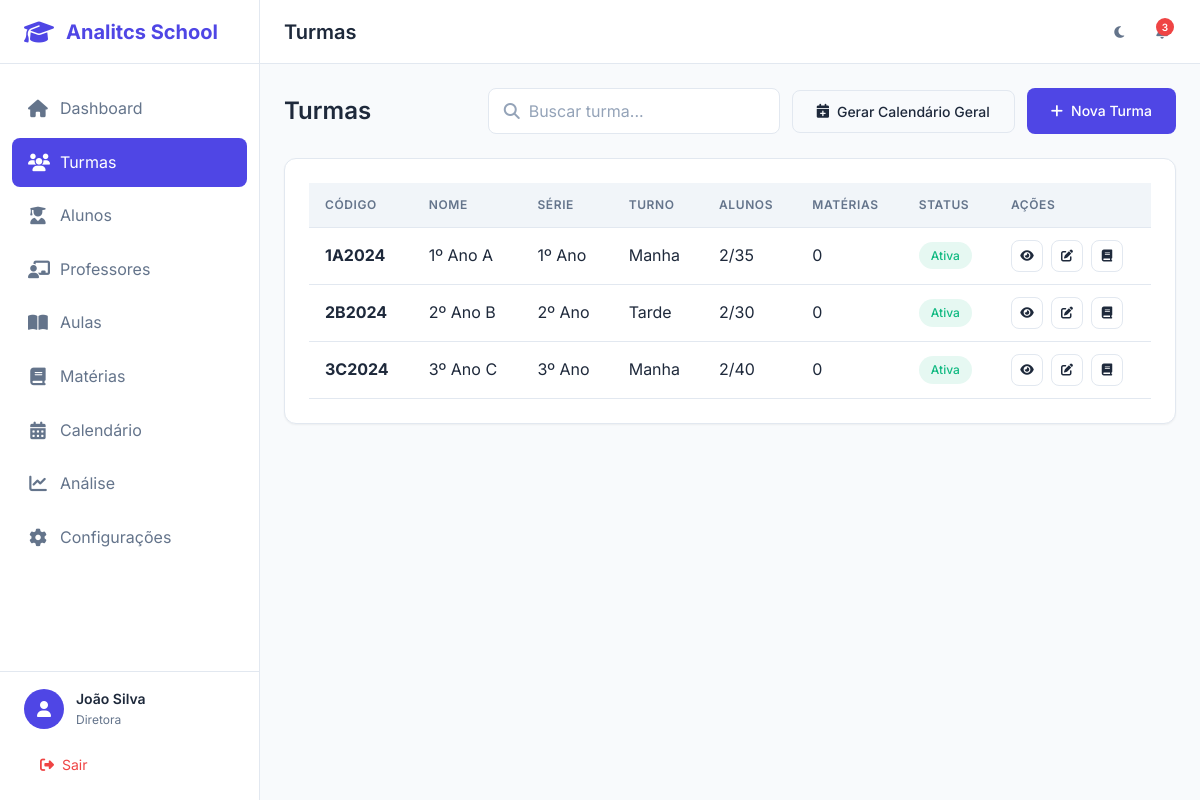
Before: /turmas/ (signed in) with the older database file.
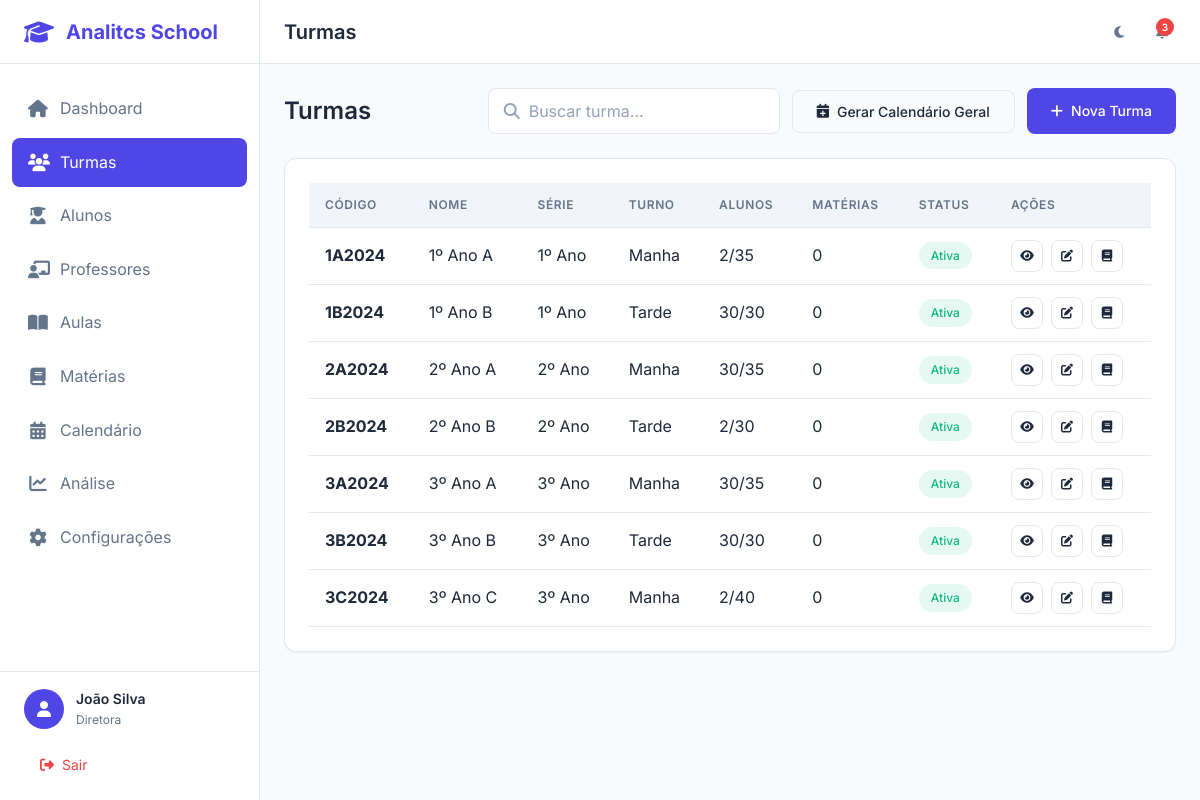
After: the same page with the newer database file.
### app/models/usuario.py (models this page shows, shortened)
class Usuario(UserMixin, db.Model):
    __tablename__ = 'usuarios'
    id = db.Column(db.Integer, primary_key=True)
    nome = db.Column(db.String(100), nullable=False)
    email = db.Column(db.String(120), unique=True, nullable=False, index=True)
    senha_hash = db.Column(db.String(256), nullable=False)
    tipo = db.Column(db.String(20), nullable=False, default='professor')
    avatar = db.Column(db.String(255), nullable=True)
    telefone = db.Column(db.String(20), nullable=True)
    tema = db.Column(db.String(10), default='light')
    ativo = db.Column(db.Boolean, default=True)
    criado_em = db.Column(db.DateTime, default=datetime.utcnow)
    atualizado_em = db.Column(db.DateTime, default=datetime.utcnow, onupdate=datetime.utcnow)
    ultimo_acesso = db.Column(db.DateTime, nullable=True)
    professor = db.relationship('Professor', backref='usuario', uselist=False, lazy=True)
    def tem_permissao(self, permissoes):
        return self.tipo in permissoes

### app/models/turma.py (models this page shows, shortened)
class Turma(db.Model):
    __tablename__ = 'turmas'
    id = db.Column(db.Integer, primary_key=True)
    nome = db.Column(db.String(50), nullable=False)
    codigo = db.Column(db.String(20), unique=True, nullable=False, index=True)
    serie = db.Column(db.String(30), nullable=False)
    ano_letivo = db.Column(db.Integer, nullable=False)
    turno = db.Column(db.String(20), nullable=False)
    capacidade_maxima = db.Column(db.Integer, default=40)
    descricao = db.Column(db.Text, nullable=True)
    ativa = db.Column(db.Boolean, default=True)
    criado_em = db.Column(db.DateTime, default=datetime.utcnow)
    atualizado_em = db.Column(db.DateTime, default=datetime.utcnow, onupdate=datetime.utcnow)
    aulas = db.relationship('Aula', backref='turma', lazy='dynamic')
    materias = db.relationship('Materia', secondary='turma_materias',
                               backref=db.backref('turmas', lazy='dynamic'))
    def total_alunos(self):
        return self.alunos.count()

### app/controllers/turmas_controller.py (the view)
@turmas_bp.route('/')
@login_required
def index():
    page = request.args.get('page', 1, type=int)
    busca = request.args.get('busca', '')
    query = Turma.query
    if busca:
        query = query.filter(
            Turma.nome.ilike(f'%{busca}%') |
            Turma.codigo.ilike(f'%{busca}%')
        )
    turmas = query.order_by(Turma.nome).paginate(
        page=page, per_page=20, error_out=False
    )
    return render_template('turmas/index.html', turmas=turmas, busca=busca)

### app/models/usuario.py (called while the page is built)
@login_manager.user_loader
def load_user(user_id):
    return Usuario.query.get(int(user_id))

### app/templates/turmas/index.html (shortened to what this page needs)
{% extends "base.html" %}
{% block page_title %}Turmas{% endblock %}
{% block content %}
<div class="list-header">
    <h2 class="list-title">Turmas</h2>
    <div class="list-actions">
        <div class="search-box">
            <i class="fas fa-search"></i>
            <input type="text" class="form-control" placeholder="Buscar turma..." id="searchInput" value="{{ busca }}">
        </div>
        {% if current_user.tem_permissao(['diretora', 'coordenacao']) %}
        <form method="POST" action="{{ url_for('turmas.gerar_calendario_todas') }}" style="display: inline;">
            <button type="submit" class="btn btn-outline" onclick="return confirm('Gerar calendário para todas as turmas ativas?')">
                <i class="fas fa-calendar-plus"></i>
                Gerar Calendário Geral
            </button>
        </form>
        <a href="{{ url_for('turmas.novo') }}" class="btn btn-primary">
            <i class="fas fa-plus"></i>
            Nova Turma
        </a>
        {% endif %}
    </div>
</div>
<div class="card">
    <div class="card-body">
        {% if turmas.items %}
        <div class="table-container">
            <table class="table">
                <thead>
                    <tr>
                        <th>Código</th>
                        <th>Nome</th>
                        <th>Série</th>
                        <th>Turno</th>
                        <th>Alunos</th>
                        <th>Matérias</th>
                        <th>Status</th>
                        <th>Ações</th>
                    </tr>
                </thead>
                <tbody>
                    {% for turma in turmas.items %}
                    <tr>
                        <td><strong>{{ turma.codigo }}</strong></td>
                        <td>{{ turma.nome }}</td>
                        <td>{{ turma.serie }}</td>
                        <td>{{ turma.turno|capitalize }}</td>
                        <td>{{ turma.total_alunos() }}/{{ turma.capacidade_maxima }}</td>
                        <td>{{ turma.materias|length }}</td>
                        <td>
                            {% if turma.ativa %}
                            <span class="badge badge-success">Ativa</span>
                            {% else %}
                            <span class="badge badge-danger">Inativa</span>
                            {% endif %}
                        </td>
                        <td class="table-actions">
                            <a href="{{ url_for('turmas.detalhe', id=turma.id) }}" class="btn btn-icon btn-sm btn-outline" title="Ver detalhes">
                                <i class="fas fa-eye"></i>
                            </a>
                            {% if current_user.tem_permissao(['diretora', 'coordenacao']) %}
                            <a href="{{ url_for('turmas.editar', id=turma.id) }}" class="btn btn-icon btn-sm btn-outline" title="Editar">
                                <i class="fas fa-edit"></i>
                            </a>
                            <a href="{{ url_for('turmas.materias', id=turma.id) }}" class="btn btn-icon btn-sm btn-outline" title="Matérias">
                                <i class="fas fa-book"></i>
                            </a>
                            {% endif %}
                        </td>
                    </tr>
                    {% endfor %}
                </tbody>
            </table>
        </div>
        {% endif %}
    </div>
</div>
{% endblock %}

### app/templates/base.html (shortened to what this page needs)
<!DOCTYPE html>
<html lang="pt-BR" data-theme="light">
<head>
    <link rel="stylesheet" href="https://cdnjs.cloudflare.com/ajax/libs/font-awesome/6.5.1/css/all.min.css">
    <link rel="stylesheet" href="{{ url_for('static', filename='css/main.css') }}">
    <link rel="stylesheet" href="{{ url_for('static', filename='css/components.css') }}">
    <link rel="stylesheet" href="{{ url_for('static', filename='css/responsive.css') }}">
</head>
<body {% if not current_user.is_authenticated %}class="auth-mode"{% endif %}>
    {% if current_user.is_authenticated %}
    <aside class="sidebar" id="sidebar">
        <div class="sidebar-header">
            <div class="logo">
                <i class="fas fa-graduation-cap"></i>
                <span>Analitcs School</span>
            </div>
        </div>
        <nav class="sidebar-nav">
            <ul>
                <li class="nav-item {% if request.endpoint == 'dashboard.index' %}active{% endif %}">
                    <a href="{{ url_for('dashboard.index') }}">
                        <i class="fas fa-home"></i>
                        <span>Dashboard</span>
                    </a>
                </li>
                <li class="nav-item {% if 'turmas' in request.endpoint %}active{% endif %}">
                    <a href="{{ url_for('turmas.index') }}">
                        <i class="fas fa-users"></i>
                        <span>Turmas</span>
                    </a>
                </li>
                <li class="nav-item {% if 'alunos' in request.endpoint %}active{% endif %}">
                    <a href="{{ url_for('alunos.index') }}">
                        <i class="fas fa-user-graduate"></i>
                        <span>Alunos</span>
                    </a>
                </li>
                <li class="nav-item {% if 'professores' in request.endpoint %}active{% endif %}">
                    <a href="{{ url_for('professores.index') }}">
                        <i class="fas fa-chalkboard-teacher"></i>
                        <span>Professores</span>
                    </a>
                </li>
                <li class="nav-item {% if 'aulas' in request.endpoint %}active{% endif %}">
                    <a href="{{ url_for('aulas.index') }}">
                        <i class="fas fa-book-open"></i>
                        <span>Aulas</span>
                    </a>
                </li>
                <li class="nav-item {% if 'materias' in request.endpoint %}active{% endif %}">
                    <a href="{{ url_for('materias.index') }}">
                        <i class="fas fa-book"></i>
                        <span>Matérias</span>
                    </a>
                </li>
                <li class="nav-item {% if 'calendario' in request.endpoint %}active{% endif %}">
                    <a href="{{ url_for('calendario.index') }}">
                        <i class="fas fa-calendar-alt"></i>
                        <span>Calendário</span>
                    </a>
                </li>
                <li class="nav-item {% if 'analise' in request.endpoint %}active{% endif %}">
                    <a href="{{ url_for('analise.index') }}">
                        <i class="fas fa-chart-line"></i>
                        <span>Análise</span>
                    </a>
                </li>
                <li class="nav-item {% if 'configuracoes' in request.endpoint %}active{% endif %}">
                    <a href="{{ url_for('configuracoes.index') }}">
                        <i class="fas fa-cog"></i>
                        <span>Configurações</span>
                    </a>
                </li>
            </ul>
        </nav>
        <div class="sidebar-footer">
            <div class="user-info">
                <div class="user-avatar">
                    <i class="fas fa-user"></i>
                </div>
                <div class="user-details">
                    <span class="user-name">{{ current_user.nome }}</span>
                    <span class="user-role">{{ current_user.tipo|capitalize }}</span>
                </div>
            </div>
            <a href="{{ url_for('auth.logout') }}" class="logout-btn">
                <i class="fas fa-sign-out-alt"></i>
                <span>Sair</span>
            </a>
        </div>
    </aside>
    <main class="main-content">
        <header class="header">
            <div class="header-left">
                <h1 class="page-title">{% block page_title %}Dashboard{% endblock %}</h1>
            </div>
            <div class="header-right">
                <button class="theme-toggle" id="themeToggle" title="Alternar tema">
                    <i class="fas fa-moon"></i>
                </button>
                <div class="notifications">
                    <button class="notification-btn">
                        <span class="notification-badge">3</span>
                    </button>
                </div>
            </div>
        </header>
        <div class="content">
            {% block content %}{% endblock %}
        </div>
    </main>
    {% else %}
        {% block auth_content %}{% endblock %}
    {% endif %}
</body>
</html>

### app/static/css/components.css (style rules this page uses)
.list-header { display: flex; align-items: center; justify-content: space-between; margin-bottom: 1.5rem; flex-wrap: wrap; gap: 1rem; }
.list-title { font-size: 1.5rem; font-weight: 600; color: var(--text-primary); }
.list-actions { display: flex; align-items: center; gap: 0.75rem; }
.search-box { position: relative; }
.search-box input { padding-left: 2.5rem; min-width: 280px; }
.search-box i { position: absolute; left: 1rem; top: 50%; transform: translateY(-50%); color: var(--text-tertiary); }

Changed rows visible on the page:
added Turma: codigo "1B2024", nome "1º Ano B", serie "1º Ano", turno "Tarde", total_alunos "30", capacidade_maxima "30", materias|length "0", ativa "Ativa"
added Turma: codigo "2A2024", nome "2º Ano A", serie "2º Ano", turno "Manha", total_alunos "30", capacidade_maxima "35", materias|length "0", ativa "Ativa"
added Turma: codigo "3A2024", nome "3º Ano A", serie "3º Ano", turno "Manha", total_alunos "30", capacidade_maxima "35", materias|length "0", ativa "Ativa"
added Turma: codigo "3B2024", nome "3º Ano B", serie "3º Ano", turno "Tarde", total_alunos "30", capacidade_maxima "30", materias|length "0", ativa "Ativa"
